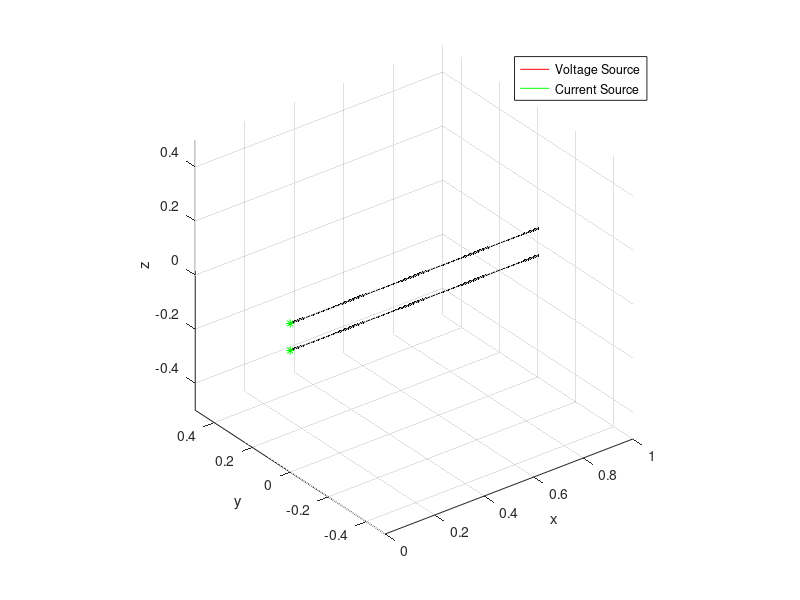

Reproduce this figure in MATLAB.
clear
close all
clc
%% initialize generators
count_Vgen=0;
Voltage_Source=[];
Voltage_Source.node_start=[];
Voltage_Source.node_end=[];
Voltage_Source.R=[];
Voltage_Source.L=[];
Voltage_Source.Cinv=[];
Voltage_Source.value=[];
count_Igen=0;
Current_Source=[];
Current_Source.node=[];
Current_Source.value=[];
%% two wire line data
long=1; % length of the two_wire_line [m]
dist=0.1; % distance between the two lines [m]
%%
nsp=100; % number of points
NN1=zeros(3,nsp);
NN1(1,:)=linspace(0,long,nsp);
NN1(3,:)=dist*0.5;
NN2=zeros(3,nsp);
NN2(1,:)=linspace(0,long,nsp);
NN2(3,:)=-dist*0.5;
NN=[NN1,NN2];
G=[1:nsp-1;2:nsp];
G=[G,G+nsp];
nNodes=size(NN,2);
nSticks=size(G,2);
k1=1;
k2=nsp+1;
%%
bar_stick = 0.5*(NN(:,G(1,:))+NN(:,G(2,:)));
%%
figure(1)
plot3(0,0,0,'r')
hold on
plot3(0,0,0,'g')
plot3(0,0,0,'b')
axis equal
grid on
view(3)
xlabel('x')
ylabel('y')
zlabel('z')
plot3([NN(1,G(1,:));NN(1,G(2,:))],[NN(2,G(1,:));NN(2,G(2,:))],[NN(3,G(1,:));NN(3,G(2,:))],'.-','color','k')
%% *************************  VOLTAGE generators and Lumped branches ******
disp('setting generators...')
tic
figure(1)
n_Vsource=count_Vgen
%% ***********************  CURRENT generators  **********************
%connected to OBJ nodes 
count_Igen=count_Igen+1;
Current_Source(count_Igen).node=k1;
Current_Source(count_Igen).value=1-1j;
plot3(NN(1,k1),NN(2,k1),NN(3,k1),'*g')  
count_Igen=count_Igen+1;
Current_Source(count_Igen).node=k2;
Current_Source(count_Igen).value=-(1-1j);
plot3(NN(1,k2),NN(2,k2),NN(3,k2),'*g')  
n_Isource=count_Igen
%% ***********************  known CURRENT values   **********************
legend('Voltage Source','Current Source')
toc
%%
app=[[Voltage_Source.node_start],[Voltage_Source.node_end],[Current_Source.node]];
app=unique(app);
app=find(app<0);
N.node_app=length(app);% number of appended nodes
%%
disp('done')
disp('---------------------------------')
disp(['SYSTEM SIZE: ' num2str(nSticks+n_Vsource+N.node_app) ' x ' num2str(nSticks+n_Vsource+N.node_app)])
disp('---------------------------------')
%% 
save data.mat G NN Voltage_Source Current_Source
%%
disp('data saved')

